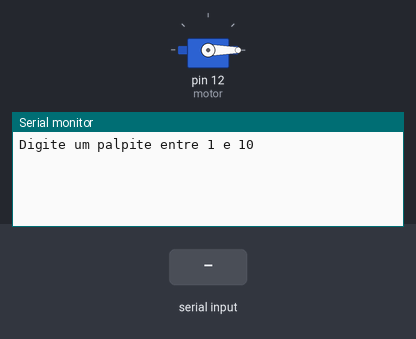
The sketch below on a simulated Arduino Uno, built with avr-gcc and run on an emulated ATmega328P. Shown: servo, the last lines printed to the serial monitor. The inputs (shaded band) are chosen by the test bench. Random numbers use the default seed unless the sketch sets one.

Above: at 1.2 s.
1.3 s: "90,45\n" received over Serial
At 1.9 s:
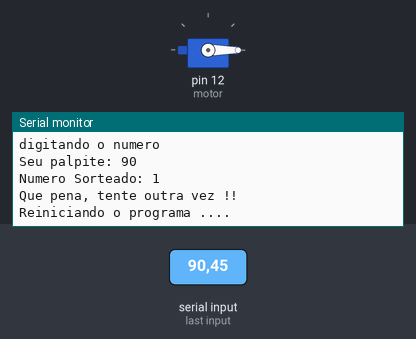
At 5.7 s:
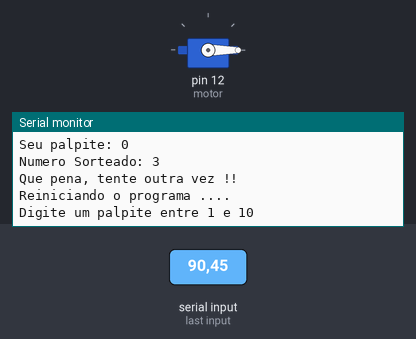

The sketch:

desafio_22_051.ino
```cpp
// C++ code
//Se você errar, o sistema piscará um LED vermelho, indicando que você foi testado e falhou.
//Se acertar, um LED verde piscará como sinal de aprovação divina, e uma das joias azuis do
//templo (representadas por LEDs azuis) se acenderá, marcando o seu progresso.
//Ao conquistar 3 acertos, todas as joias estarão acesas — e a Porta da Sabedoria
//(controlada por um servo motor) se abrirá magicamente, permitindo sua
//passagem ao templo.
//variáveis
int acertos = 1;
int ledAzul1 = 4;
int ledAzul2 = 3;
int ledAzul3 = 2;
int ledVerde = 9;
int ledVermelho = 7;

#include <Servo.h>
Servo meuServo;  //Cria um objeto servo
Servo motor;
void setup()
{
  // Conecta o servo ao pino digital 12
 //equivalente ao pinMode(9, OUTPUT)
  motor.attach(12);//configura o motor na porta 12
  motor.write(0);//configura a posição inicial em 0 graus

  Serial.begin(9600);//inicia a comunicação serial
  randomSeed(analogRead(0));//inicia e normaliza a porta rendomica para evitar pega o mesmo valor
}

void loop()
{

  //solicitar o palpite do usuário - 3 comandos
  Serial.println("Digite um palpite entre 1 e 10 ");
  while(!Serial.available());
  int palpite = Serial.parseInt();

  //digite o numero - sorteio um número randomico/aleatório de 1 até 10
  int numeroSorteado = random(1, 9);//número entre 1 e 10

  Serial.println("digitando o numero" );


  Serial.println();

  Serial.println("Seu palpite: " + String(palpite));
  Serial.println("Numero Sorteado: " + String(numeroSorteado));

  if(palpite == numeroSorteado){
    Serial.println("Parabens, voce acertou!!" );
  }else{
    Serial.println("Que pena, tente outra vez !! " );
  }

  Serial.println("Reiniciando o programa .... ");
  Serial.println();
  delay(700);
}
```

Measured:
- after the input at 1.3 s, the serial monitor: prints a new line at once (image 1)
